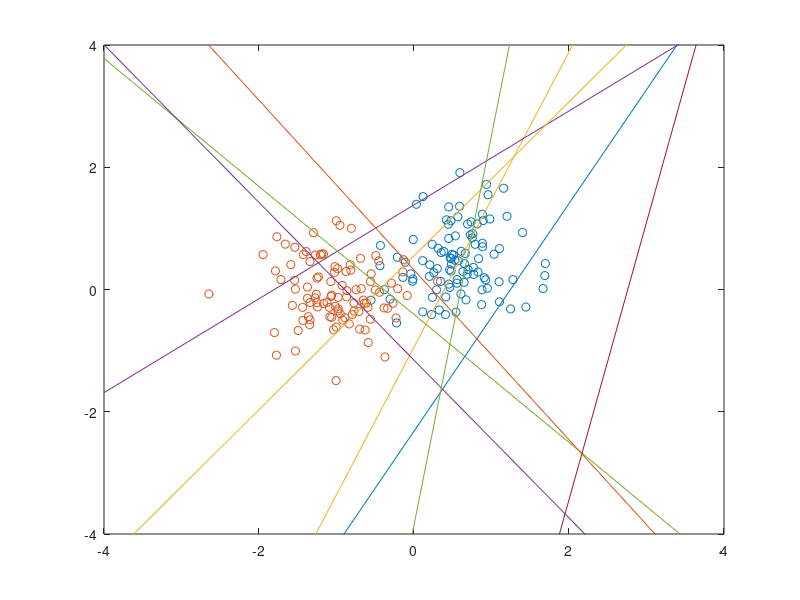
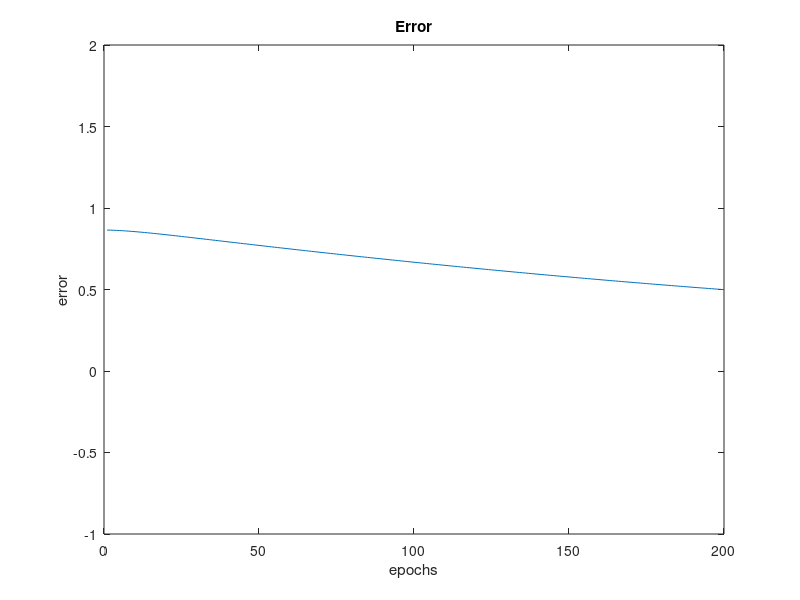

These figures' MATLAB source, in order:
clc
clear all 
close all


rng(0)

n = 100;
mA = [ 0.5, 0.5]; sigmaA = 0.5;
mB = [-1.0, 0.0]; sigmaB = 0.5;
classA(1,:) = randn(1,n) .* sigmaA + mA(1);
classA(2,:) = randn(1,n) .* sigmaA + mA(2);
classB(1,:) = randn(1,n) .* sigmaB + mB(1);
classB(2,:) = randn(1,n) .* sigmaB + mB(2);


%% 3.2.1 uppgifr 1

ndata = length(classA) +length(classB);

patterns = [classA,classB];
targets = [ones(1,length(classA)),-ones(1,length(classB))];

epochs = 20; 

[nin,~] = size(patterns);
[nout,~] = size(targets);
nhidden = 10;

w = randn(nhidden,nin+1);
v = randn(nout,nhidden+1);

alpha = 0.9;
dw = 0;%zeros(nhidden,nin+1);
dv = 0; %zeros(nout,nhidden+1);
eta = 0.001;


for i=1:epochs
    
    hin = w * [patterns ; ones(1,ndata)];
    hout = [2 ./ (1+exp(-hin)) - 1 ; ones(1,ndata)];
    oin = v * hout;
    out = 2 ./ (1+exp(-oin)) - 1;

    delta_o = (out - targets) .* ((1 + out) .* (1 - out)) * 0.5;
    delta_h = (v' * delta_o) .* ((1 + hout) .* (1 - hout)) * 0.5;
    delta_h = delta_h(1:nhidden, :);
    
    dw = (dw .* alpha) - (delta_h * [patterns; ones(1,ndata)]') .* (1-alpha);
    dv = (dv .* alpha) - (delta_o * hout') .* (1-alpha);
    w = w + dw .* eta;
    v = v + dv .* eta;    
    
    
    
    
end

plot(classA(1,:),classA(2,:), 'o',classB(1,:),classB(2,:), 'o')
hold on

x = linspace(-4,4,10);

for i = 1:nhidden
    
    y = -(w(i,1)*x+w(i,3))/w(i,2);
    axis([-4 4 -4 4])
    plot(x,y)
    hold on 
    drawnow
end
%{
for i = 1:nout
    
    y = -(v(i,1)*x+v(i,3))/v(i,2);
    axis([-4 4 -4 4])
    plot(x,y)
    hold on 
    drawnow
end
%}



%% 3.2.1 uppgf 2 80 % traning 20% test


%n = round(ndata*0.80);
ndata = length(classA) +length(classB);
rem = randperm(length(classA),ndata*0.20);

valiA = classA(:,rem);
valiB = classB(:,rem);
nvali = length(valiA)+length(valiB);
tvali = [ones(1,length(valiA)),-ones(1,length(valiB))];

classA(:,rem) = [];
classB(:,rem) = [];

ndata = length(classA) +length(classB);

patterns = [classA,classB];
targets = [ones(1,length(classA)),-ones(1,length(classB))];
epochs = 200; 

[nin,~] = size(patterns);
[nout,~] = size(targets);
nhidden = 2;

w = randn(nhidden,nin+1);
v = randn(nout,nhidden+1);

alpha = 0.9;
dw = 0; %zeros(nhidden,nin+1);
dv = 0; %zeros(nout,nhidden+1);
eta = 0.001;


error = zeros(epochs,1);

for i=1:epochs
    
    %traning porcess
    hin = w * [patterns ; ones(1,ndata)];
    hout = [2 ./ (1+exp(-hin)) - 1 ; ones(1,ndata)];
    oin = v * hout;
    out = 2 ./ (1+exp(-oin)) - 1;

    delta_o = (out - targets) .* ((1 + out) .* (1 - out)) * 0.5;
    delta_h = (v' * delta_o) .* ((1 + hout) .* (1 - hout)) * 0.5;
    delta_h = delta_h(1:nhidden, :);
    
    dw = (dw .* alpha) - (delta_h * [patterns; ones(1,ndata)]') .* (1-alpha);
    dv = (dv .* alpha) - (delta_o * hout') .* (1-alpha);
    w = w + dw .* eta;
    v = v + dv .* eta;
    
    % validation process
    
    hin = w * [valiA, valiB ; ones(1,nvali)];
    hout = [2 ./ (1+exp(-hin)) - 1 ; ones(1,nvali)];
    oin = v * hout;
    out = 2 ./ (1+exp(-oin)) - 1;
    
    error(i) = mean((out-tvali).^2);
    
    
    
    
end

%{
figure(2)
plot(classA(1,:),classA(2,:), 'o',classB(1,:),classB(2,:), 'o')
hold on

x = linspace(-4,4,10);

for i = 1:nhidden
    
    y = -(w(i,1)*x+w(i,3))/w(i,2);
    axis([-4 4 -4 4])
    plot(x,y)
    hold on 
    drawnow
end

for i = 1:nout
    
    y = -(v(i,1)*x+v(i,3))/v(i,2);
    axis([-4 4 -4 4])
    plot(x,y)
    hold on 
    drawnow
end

%}

figure(3)
plot(error)
axis([0 epochs -1 2])
title('Error')
xlabel('epochs')
ylabel('error')



%% 3.2.1 uppgf 2 20 % traning 80% test


%n = round(ndata*0.80);
rem = randperm(length(classA),length(classA)*0.80);

valiA = classA(:,rem);
valiB = classB(:,rem);
nvali = length(valiA)+length(valiB);
tvali = [ones(1,length(valiA)),-ones(1,length(valiB))];

classA(:,rem) = [];
classB(:,rem) = [];

ndata = length(classA) +length(classB);

patterns = [classA,classB];
targets = [ones(1,length(classA)),-ones(1,length(classB))];
epochs = 200; 

[nin,~] = size(patterns);
[nout,~] = size(targets);
nhidden = 2;

w = randn(nhidden,nin+1);
v = randn(nout,nhidden+1);

alpha = 0.9;
dw = 0; %zeros(nhidden,nin+1);
dv = 0; %zeros(nout,nhidden+1);
eta = 0.001;


error = zeros(epochs,1);

for i=1:epochs
    
    %traning porcess
    hin = w * [patterns ; ones(1,ndata)];
    hout = [2 ./ (1+exp(-hin)) - 1 ; ones(1,ndata)];
    oin = v * hout;
    out = 2 ./ (1+exp(-oin)) - 1;

    delta_o = (out - targets) .* ((1 + out) .* (1 - out)) * 0.5;
    delta_h = (v' * delta_o) .* ((1 + hout) .* (1 - hout)) * 0.5;
    delta_h = delta_h(1:nhidden, :);
    
    dw = (dw .* alpha) - (delta_h * [patterns; ones(1,ndata)]') .* (1-alpha);
    dv = (dv .* alpha) - (delta_o * hout') .* (1-alpha);
    w = w + dw .* eta;
    v = v + dv .* eta;
    
    % validation process
    
    hin = w * [valiA, valiB ; ones(1,nvali)];
    hout = [2 ./ (1+exp(-hin)) - 1 ; ones(1,nvali)];
    oin = v * hout;
    out = 2 ./ (1+exp(-oin)) - 1;
    
    error(i) = mean((out-tvali).^2);
    
    
    
    
end

%{
figure(2)
plot(classA(1,:),classA(2,:), 'o',classB(1,:),classB(2,:), 'o')
hold on

x = linspace(-4,4,10);

for i = 1:nhidden
    
    y = -(W(i,1)*x+W(i,3))/W(i,2);
    axis([-4 4 -4 4])
    plot(x,y)
    hold on 
    drawnow
end

for i = 1:nout
    
    y = -(V(i,1)*x+V(i,3))/V(i,2);
    axis([-4 4 -4 4])
    plot(x,y)
    hold on 
    drawnow
end

%}

figure(3)
plot(error)
axis([0 epochs -1 2])
title('Error')
xlabel('epochs')
ylabel('error')



